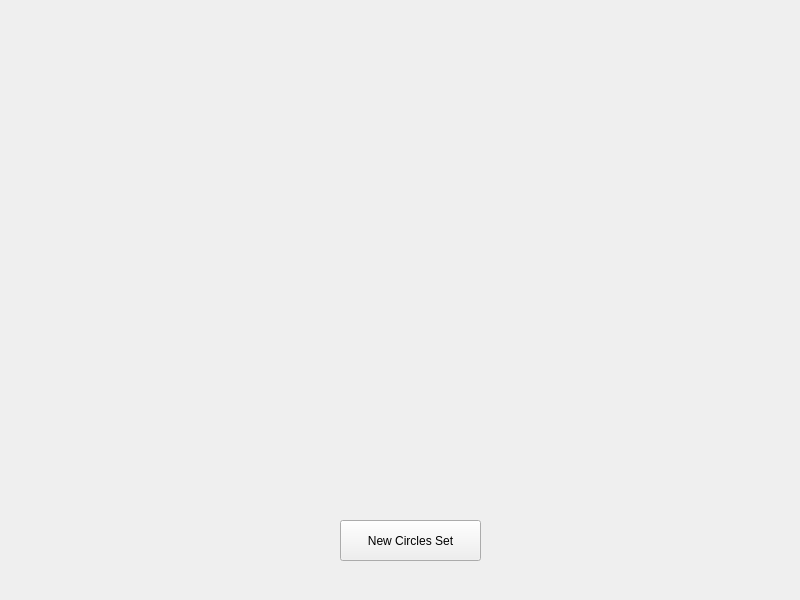
<?xml version="1.0" encoding="UTF-8"?>
<ui version="4.0">
 <class>MainWindow</class>
 <widget class="QMainWindow" name="MainWindow">
  <property name="geometry">
   <rect>
    <x>0</x>
    <y>0</y>
    <width>800</width>
    <height>600</height>
   </rect>
  </property>
  <property name="windowTitle">
   <string>Circles</string>
  </property>
  <widget class="QWidget" name="centralwidget">
   <widget class="QPushButton" name="pushButton">
    <property name="geometry">
     <rect>
      <x>340</x>
      <y>520</y>
      <width>141</width>
      <height>41</height>
     </rect>
    </property>
    <property name="text">
     <string>New Circles Set</string>
    </property>
   </widget>
  </widget>
 </widget>
 <resources/>
 <connections/>
</ui>
